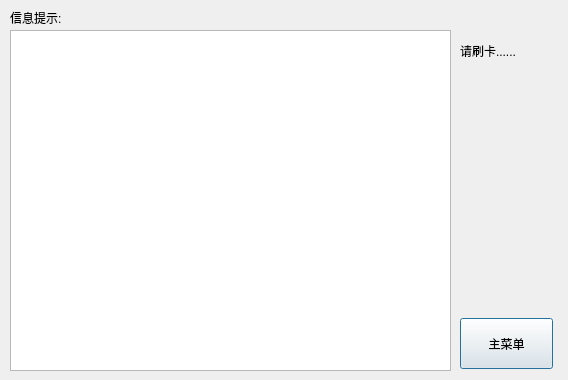
<?xml version="1.0" encoding="UTF-8"?>
<ui version="4.0">
 <class>sign_In</class>
 <widget class="QDialog" name="sign_In">
  <property name="geometry">
   <rect>
    <x>0</x>
    <y>0</y>
    <width>568</width>
    <height>380</height>
   </rect>
  </property>
  <property name="windowTitle">
   <string>Dialog</string>
  </property>
  <widget class="QLabel" name="label">
   <property name="geometry">
    <rect>
     <x>10</x>
     <y>10</y>
     <width>72</width>
     <height>15</height>
    </rect>
   </property>
   <property name="text">
    <string>信息提示:</string>
   </property>
  </widget>
  <widget class="QTextBrowser" name="textBrowser">
   <property name="geometry">
    <rect>
     <x>10</x>
     <y>30</y>
     <width>441</width>
     <height>341</height>
    </rect>
   </property>
  </widget>
  <widget class="QPushButton" name="pushButton">
   <property name="geometry">
    <rect>
     <x>460</x>
     <y>318</y>
     <width>93</width>
     <height>51</height>
    </rect>
   </property>
   <property name="text">
    <string>主菜单</string>
   </property>
  </widget>
  <widget class="QLabel" name="label_2">
   <property name="geometry">
    <rect>
     <x>460</x>
     <y>30</y>
     <width>91</width>
     <height>41</height>
    </rect>
   </property>
   <property name="text">
    <string>请刷卡......</string>
   </property>
  </widget>
 </widget>
 <tabstops>
  <tabstop>pushButton</tabstop>
  <tabstop>textBrowser</tabstop>
 </tabstops>
 <resources/>
 <connections/>
</ui>
